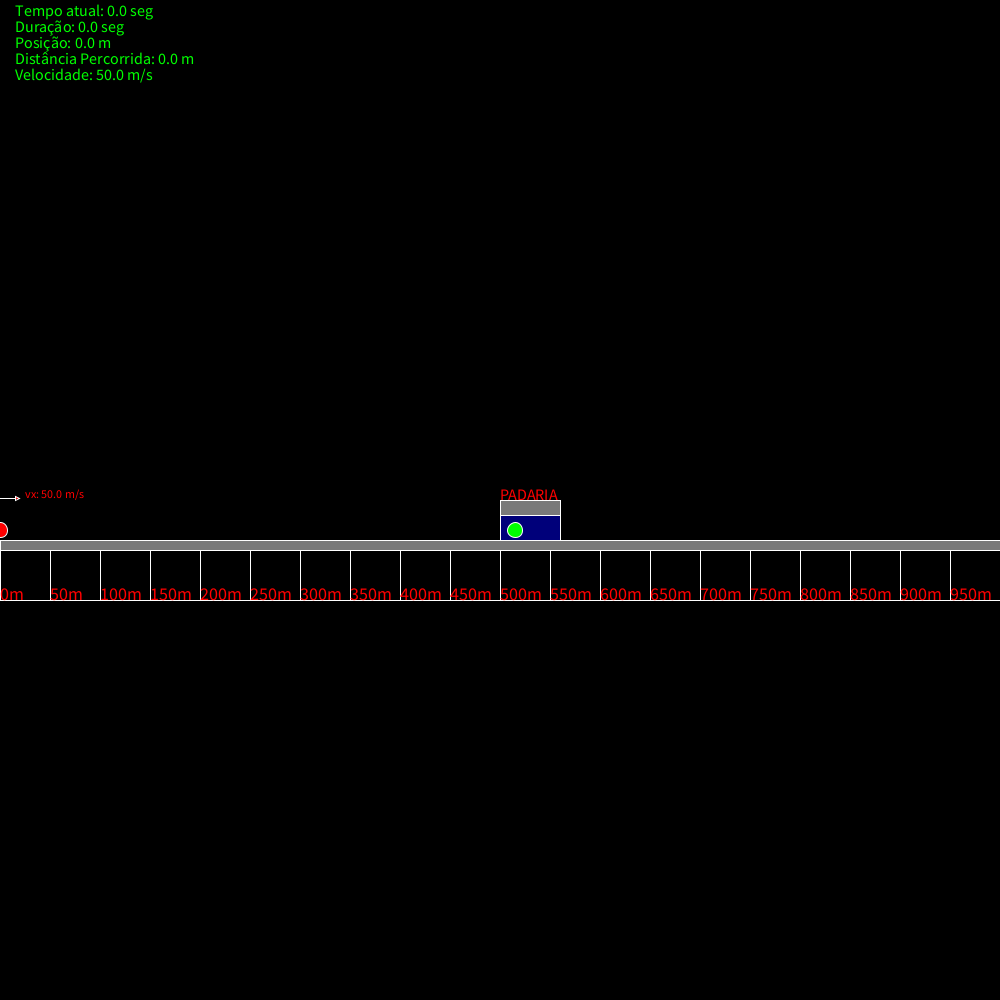
Frame 1 (no input)
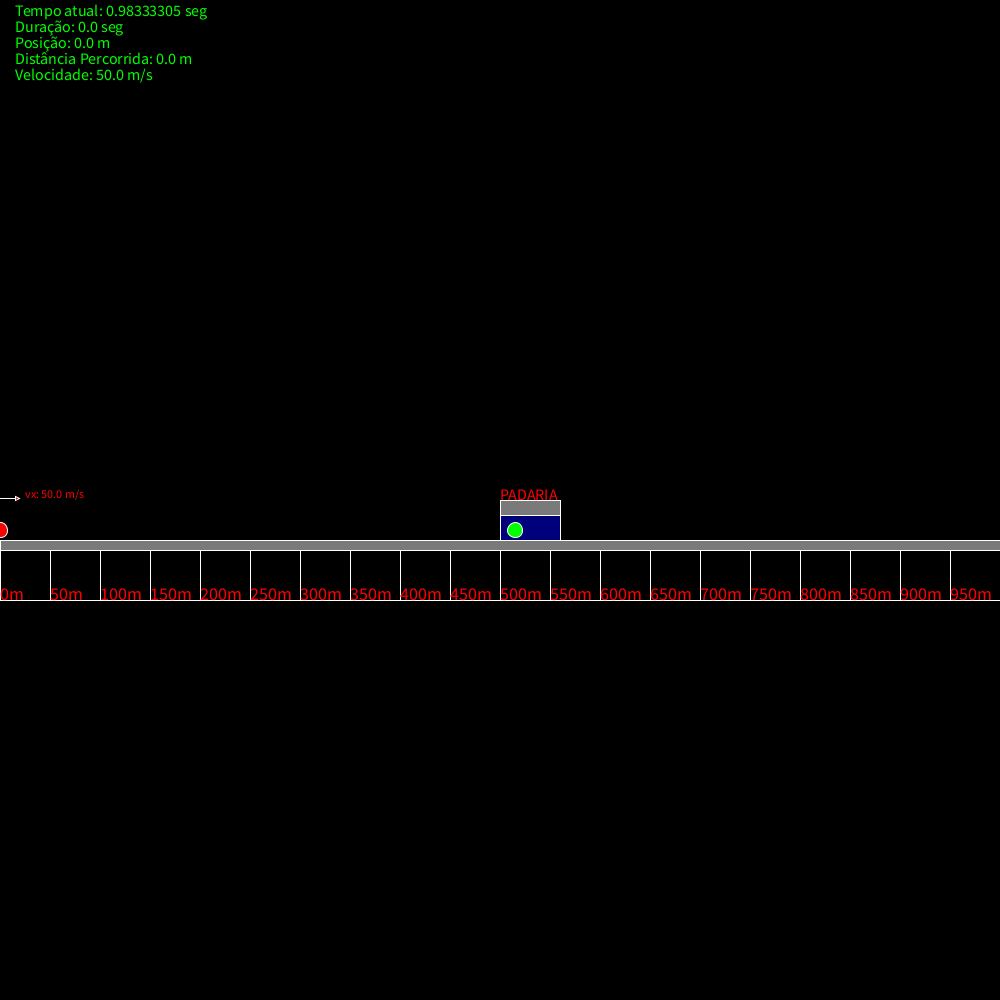
Frame 60 (the mouse pressed at the canvas centre just before this capture)
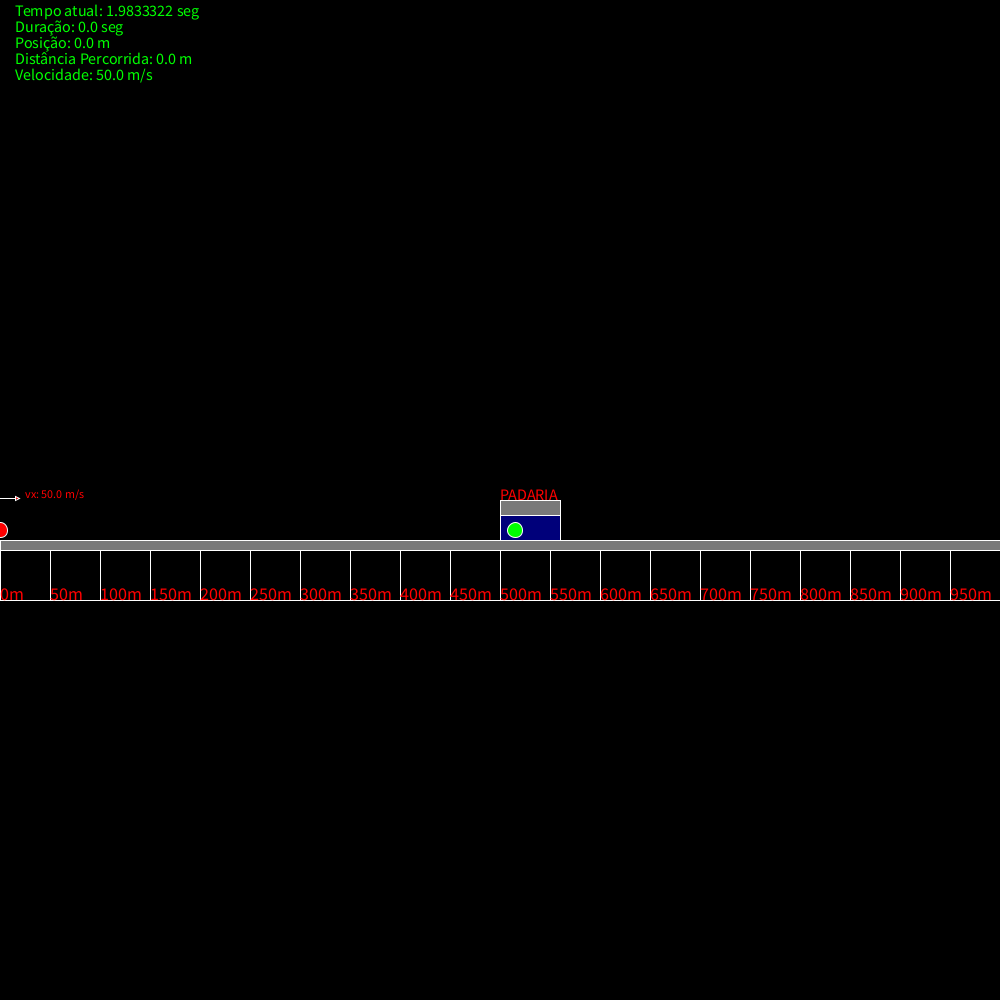
Frame 120 (the mouse held since frame 60 and released just before this capture)

The Processing sketch that drew these frames (run headless with seeded random() and noise(); from frame 60 on, the mouse is pressed at the canvas centre):

// Processing sketch: projeto6
// ── projeto6.pde
float x = 0;
float vx = 0;
float distanciaPercorrida = 0;

//Game State
boolean fired = false;
boolean get = false;


// Clock
final float INTERVALO = 1.0/60;
final float GRAVITY = 9.8;
float tAtual = 0.0;
float duracao = 0.0;

Block floor;


void setup(){
  size(1000,1000);

  floor = new Block();
  vx = 50.0f;

  floor.getPosition().y = width/2 + 40;
  floor.getSize().x = width;
  floor.getSize().y = 10;

  fired = false;

}


void draw(){
  background(0);

  // GUI
  drawGUI();

  // Reference
  showGrid(50,50);
  fill(0,0,122);
  rect(width/2,height/2, 60,45);
  fill(122,122,122);
  rect(width/2,height/2 , 60,15);
  if (!get){
    fill(0,255,0);
    circle(width/2 + 15,height/2 + 30 , 15);
    fill(255,0,0);
    line (x - 7, height/2 - 2, x + 15, height/2 - 2);
    triangle(x + 15, height/2 - 4, x + 15, height/2, x + 19, height/2 -2);
    pushStyle();
    textSize(12);
    text("vx: " + vx + " m/s", x + 25, height/2 - 2);
    popStyle();
    circle(x,height/2 + 30, 15);
  }
  else{
    fill(0,255,0);
    circle(x,height/2 + 30, 15);
    line (x - 7, height/2 - 2, x + 15, height/2 - 2);
    triangle(x -7, height/2 - 4, x -7, height/2, x -11, height/2 -2);
    pushStyle();
    textSize(12);
    text("vx: " + vx + " m/s", x + 25, height/2 - 2);
    popStyle();
  }
  fill(255,0,0);
  pushStyle();
  textSize(16);
  text("PADARIA", width/2, height/2);
  popStyle();


  if(fired){
    x += vx * INTERVALO;
    duracao += INTERVALO;
    distanciaPercorrida += abs(vx* INTERVALO);
  }
  if (x > width/2 + 15){
    vx = -vx;
    get = true;
  }
  if (x < 0 ){
    fired = false;
    vx = 0;
  }
  floor.draw();

  tAtual = tAtual + INTERVALO;
}

void drawGUI(){
  fill(0,255,0);
  textSize(16);
  text("Tempo atual: " + tAtual + " seg", 15,16);
  text("Duração: " + duracao + " seg", 15,32);
  text("Posição: " + x + " m", 15,48);
  text("Distância Percorrida: " + distanciaPercorrida + " m", 15,64);
  text("Velocidade: " + vx + " m/s", 15,80);
}

void showGrid(int refX, int refY){
  noFill();
  stroke(255);
  for (int x = 0;x < width/refX; x++){
    for (int y = 0;y < width/refY; y++){
      fill(0);
      if (refY * y > height/2 && refY * y < height/2 +  2 * refY){
        rect(x * refX, y * refY, refX, refY);
        fill(255,0,0);
        textSize(18);
        text(refX * x + "m", x * refX, (y+1) * refY);
      }
    }
  }
}

void keyPressed(){
  if (key == 'd'){
  }
  if (key == 'a'){
  }
  if (key == 'w'){
  }
  if (key == 's'){
  }
  if (key == 'r'){
    setup();
  }
  if (key == 'e'){
    floor.setStatic(!floor.getStatic());
  }
  if (key == ' '){
    fired = true;
  }
}





class Block{
  Block(){
    m_pos = new PVector(0,0);
    m_size = new PVector(20,20);
    m_vel = new PVector(0,0);
    m_static = true;
    m_color = color(122,122,122);
  }

  PVector getPosition() { return m_pos; }
  PVector getSize() { return m_size; }
  PVector getVel() { return m_vel; }
  boolean getStatic() { return m_static; }

  void setStatic(boolean value){ m_static = value; }
  void setPosition(float x, float y) { m_pos.x = x; m_pos.y = y; }
  void setVelocity(float vx, float vy) { m_vel.x = vx; m_vel.y = vy; }
  void setSize(int w, int h) { m_size.x = w; m_size.y = h; }

  void draw(){
    fill(m_color);
    rect(m_pos.x, m_pos.y, m_size.x, m_size.y);
  }

  void update(){
    if(m_static){

    }
    else{
      m_vel.y += GRAVITY * INTERVALO;
      m_pos.y += m_vel.y;
    }
  }

  private PVector m_pos;
  private PVector m_size;
  private PVector m_vel;
  private boolean m_static;
  private color m_color;
}
